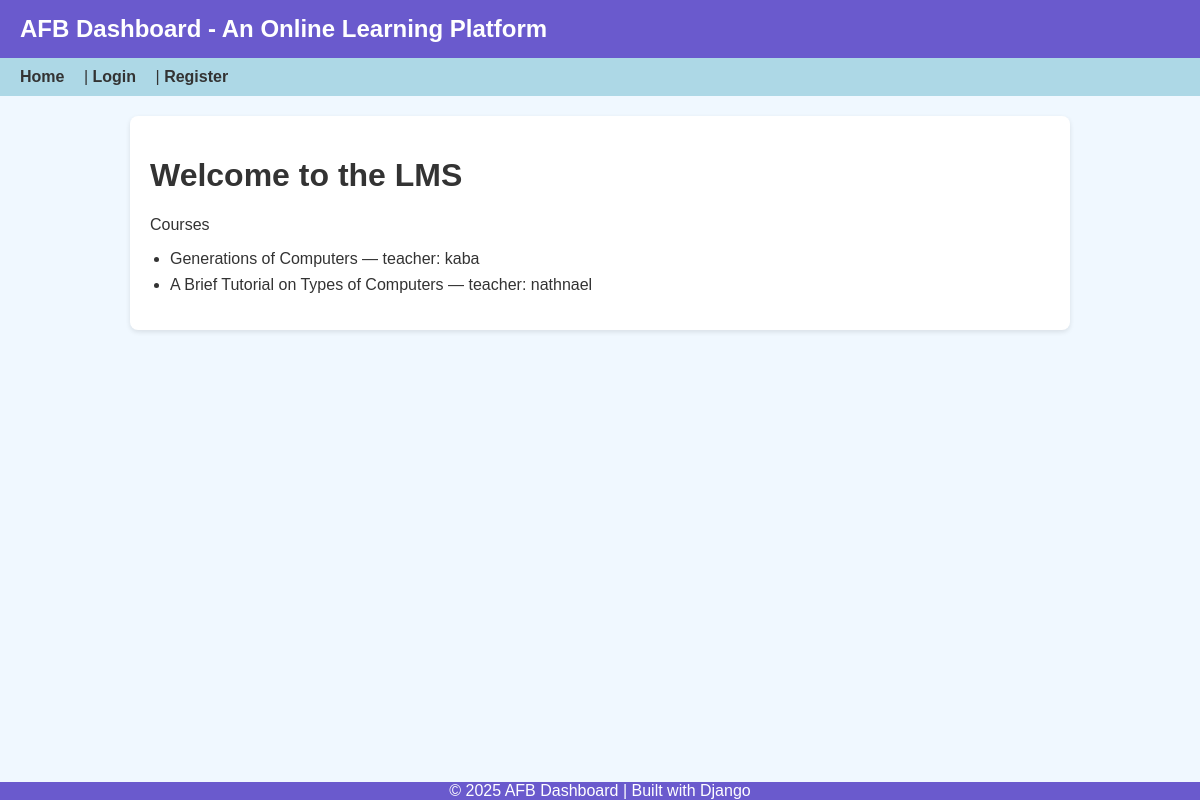
The app's page /, older data.
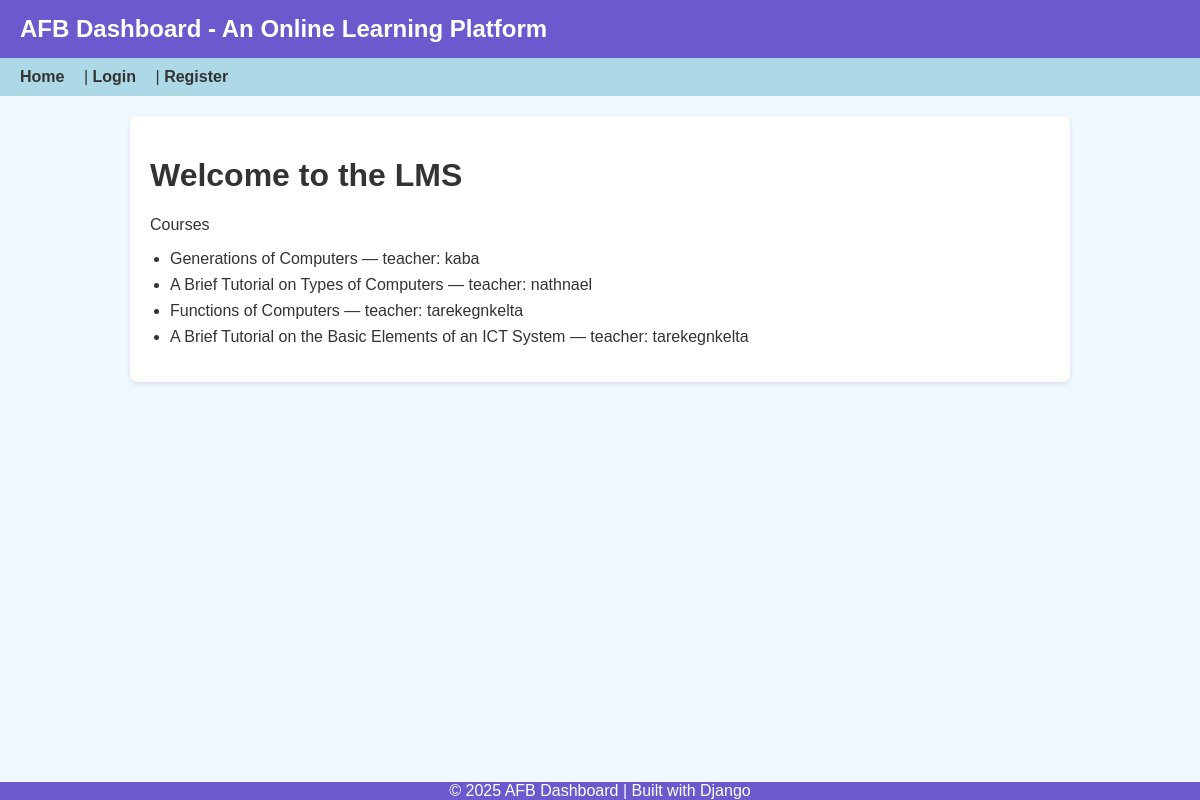
The same page, newer data.
### courses/models.py (models this page shows, shortened)
class Course(models.Model):
    title = models.CharField(max_length=200)
    description = models.TextField(blank=True)
    teacher = models.ForeignKey(User, on_delete=models.CASCADE, related_name='courses')

### courses/views.py (the view)
# urls.py: path('', views.home, name='home'),
def home(request):
    courses = Course.objects.all()
    return render(request, 'courses/home.html', {'courses': courses})

### courses/templates/courses/home.html
{% extends "base.html" %}
{% block content %}
<h1>Welcome to the LMS</h1>
<p>Courses</p>
<ul>
  {% for course in courses %}
    <li>{{ course.title }} — teacher: {{ course.teacher.username }}</li>
  {% empty %}
    <li>No courses yet</li>
  {% endfor %}
</ul>
{% endblock %}

Row changes from the older to the newer data that the page shows:
added Course: title "Functions of Computers", teacher.username "tarekegnkelta"
added Course: title "A Brief Tutorial on the Basic Elements of an ICT System", teacher.username "tarekegnkelta"
